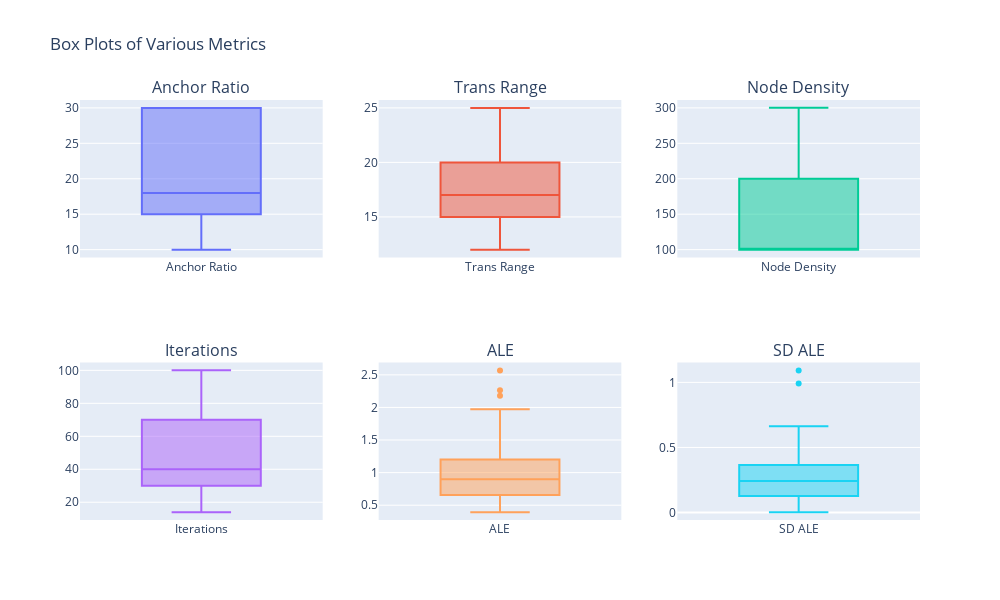

The cell this chart's notebook holds for it:
### Code cell
import plotly.express as px
from plotly.subplots import make_subplots
import plotly.graph_objects as go

# Create subplots: 2 rows and 3 columns
fig = make_subplots(rows=2, cols=3, 
                    subplot_titles=("Anchor Ratio", "Trans Range", "Node Density", 
                                    "Iterations", "ALE", "SD ALE"))

# Add each box plot to the subplot
fig.add_trace(go.Box(y=df['anchor_ratio'], name="Anchor Ratio"), row=1, col=1)
fig.add_trace(go.Box(y=df['trans_range'], name="Trans Range"), row=1, col=2)
fig.add_trace(go.Box(y=df['node_density'], name="Node Density"), row=1, col=3)
fig.add_trace(go.Box(y=df['iterations'], name="Iterations"), row=2, col=1)
fig.add_trace(go.Box(y=df['ale'], name="ALE"), row=2, col=2)
fig.add_trace(go.Box(y=df['sd_ale'], name="SD ALE"), row=2, col=3)

# Update layout for better appearance
fig.update_layout(title_text="Box Plots of Various Metrics", 
                  height=600, width=1000,
                  showlegend=False)  # Hide individual legends

# Show the figure
fig.show()

### Figure 1 — Plotly figure (JSON) as saved in the notebook; plotly's stock layout.template omitted (floating-point values rounded to 4 significant figures)
{"data": [{"name": "Anchor Ratio", "type": "box", "xaxis": "x", "y": [30, 15, 30, 15, 30, 22, 18, 10, 29, 20, 15, 18, 18, 30, 30, 22, 14, 15, 14, 15, 15, 15, 20, 30, 20, 27, 20, 15, 30, 14, 30, 30, 15, 30, 18, 15, 15, 14, 15, 20, 15, 10, 30, 15, 15, 30, 30, 30, 15, 30, 30, 22, 15, 15, 30, 28, 20, 18, 15, 26, 29, 30, 15, 14, 15, 30, 30, 14, 15, 15, 30, 30, 15, 20, 15, 15, 15, 15, 15, 15, 15, 30, 30, 30, 15, 30, 15, 22, 15, 22, 15, 14, 15, 15, 26, 15, 15, 30, 30, 30, 22, 14, 18, 14, 15, 20, 15], "yaxis": "y"}, {"name": "Trans Range", "type": "box", "xaxis": "x2", "y": [15, 15, 15, 20, 15, 18, 23, 25, 25, 20, 20, 23, 23, 15, 20, 18, 17, 15, 17, 20, 15, 20, 20, 15, 20, 12, 20, 15, 20, 17, 15, 15, 15, 15, 23, 15, 15, 17, 20, 20, 16, 25, 15, 20, 15, 15, 15, 20, 15, 20, 20, 18, 15, 20, 15, 15, 20, 23, 15, 25, 25, 20, 20, 17, 20, 20, 15, 17, 15, 15, 15, 15, 15, 20, 15, 20, 15, 15, 15, 15, 15, 20, 15, 15, 15, 15, 20, 18, 16, 18, 20, 17, 20, 20, 25, 20, 15, 15, 20, 15, 18, 17, 23, 17, 20, 20, 15], "yaxis": "y2"}, {"name": "Node Density", "type": "box", "xaxis": "x3", "y": [200, 100, 100, 100, 100, 100, 100, 200, 100, 100, 200, 100, 100, 200, 100, 100, 200, 100, 200, 100, 100, 100, 100, 200, 200, 300, 200, 100, 100, 200, 200, 100, 200, 200, 100, 300, 100, 200, 100, 200, 100, 200, 100, 200, 300, 200, 100, 100, 200, 100, 100, 100, 300, 200, 300, 100, 100, 100, 100, 300, 100, 100, 200, 200, 100, 100, 100, 200, 300, 300, 100, 300, 100, 200, 300, 100, 100, 200, 200, 100, 200, 100, 300, 100, 200, 100, 100, 100, 100, 100, 100, 200, 200, 200, 300, 200, 300, 200, 100, 300, 100, 200, 100, 200, 100, 100, 200], "yaxis": "y3"}, {"name": "Iterations", "type": "box", "xaxis": "x4", "y": [40, 70, 50, 20, 40, 24, 14, 15, 40, 30, 20, 16, 24, 70, 50, 18, 40, 60, 70, 40, 40, 70, 20, 50, 30, 34, 40, 100, 30, 80, 60, 100, 80, 80, 18, 80, 20, 50, 80, 20, 16, 25, 70, 40, 70, 20, 30, 100, 70, 40, 60, 36, 30, 50, 40, 16, 50, 22, 80, 21, 70, 90, 70, 20, 90, 20, 60, 100, 60, 20, 20, 50, 30, 50, 40, 30, 90, 30, 20, 50, 50, 80, 20, 80, 60, 90, 100, 30, 20, 42, 60, 90, 30, 80, 35, 60, 50, 30, 70, 30, 48, 30, 20, 60, 50, 40, 40], "yaxis": "y4"}, {"name": "ALE", "type": "box", "xaxis": "x5", "y": [0.7735, 0.9119, 0.8149, 1.435, 1.266, 1.457, 1.913, 1.433, 0.7774, 1.142, 0.6944, 1.537, 1.054, 0.6169, 1.306, 2.568, 0.8571, 1.361, 0.7611, 1.4, 0.9686, 1.237, 1.424, 0.6237, 0.6395, 0.5272, 0.5836, 0.8355, 0.8562, 0.6944, 0.6105, 0.8981, 0.5793, 0.584, 1.427, 0.49, 1.973, 0.8521, 0.987, 0.7776, 2.178, 0.7715, 1.231, 0.7545, 0.5387, 0.9553, 1.069, 0.7989, 0.7264, 0.9977, 1.089, 1.374, 0.5954, 0.7684, 0.394, 2.264, 1.102, 0.9821, 0.9385, 0.5936, 0.6561, 0.7033, 0.6265, 1.1, 1.088, 1.101, 0.959, 0.5874, 0.6443, 0.755, 1.72, 0.4452, 1.311, 0.5649, 0.6409, 1.367, 1.204, 0.9535, 1.021, 0.9339, 0.8945, 0.7451, 0.5429, 1.068, 0.6239, 1.068, 0.9788, 1.75, 1.371, 1.532, 1.166, 0.6546, 0.8733, 0.5106, 0.5141, 0.7772, 0.5915, 0.8244, 0.7364, 0.4508, 1.189, 0.991, 1.287, 0.8991, 1.171, 1.234, 0.6354], "yaxis": "y5"}, {"name": "SD ALE", "type": "box", "xaxis": "x6", "y": [0.2506, 0.4983, 0.2555, 0.3946, 0.3029, 0.4633, 0.4402, 0.235, 0.3515, 0.2302, 0.1081, 0.2477, 0.3126, 0.156, 0.3172, 0.6635, 0.2641, 0.6061, 0.09896, 0.3818, 0.522, 0.374, 0.4327, 0.1989, 0.1448, 0.09217, 0.113, 0.2794, 0.2492, 0.1095, 0.1565, 0.395, 0.1418, 0.1382, 0.3005, 0.09829, 1.092, 0.2424, 0.2729, 0.07935, 0.4733, 0.173, 0.2885, 0.1105, 0.07178, 0.2437, 0.2202, 0.2088, 0.2016, 0.1928, 0.3082, 0.3697, 0.09547, 0.1876, 0.0509, 0.6214, 0.3945, 0.1832, 0.4312, 0.04081, 0.1701, 0.155, 0.07199, 0.2011, 0.2871, 0.2778, 0.2477, 0.1206, 0.07902, 0.1309, 0.2562, 0.104, 0.992, 0.08706, 0.1022, 0.3875, 0.3495, 0.1852, 0.2482, 0.5979, 0.1603, 0.1664, 0.05111, 0.126, 0.1229, 0.4449, 0.3192, 0.5418, 0.4436, 0.4072, 0.3066, 0.09109, 0.2658, 0.0543, 0.003267, 0.1612, 0.08942, 0.3559, 0.09766, 0.07142, 0.3535, 0.1475, 0.3752, 0.2318, 0.372, 0.5998, 0.1398], "yaxis": "y6"}], "layout": {"annotations": [{"font": {"size": 16}, "showarrow": false, "text": "Anchor Ratio", "x": 0.1444, "xanchor": "center", "xref": "paper", "y": 1, "yanchor": "bottom", "yref": "paper"}, {"font": {"size": 16}, "showarrow": false, "text": "Trans Range", "x": 0.5, "xanchor": "center", "xref": "paper", "y": 1, "yanchor": "bottom", "yref": "paper"}, {"font": {"size": 16}, "showarrow": false, "text": "Node Density", "x": 0.8556, "xanchor": "center", "xref": "paper", "y": 1, "yanchor": "bottom", "yref": "paper"}, {"font": {"size": 16}, "showarrow": false, "text": "Iterations", "x": 0.1444, "xanchor": "center", "xref": "paper", "y": 0.375, "yanchor": "bottom", "yref": "paper"}, {"font": {"size": 16}, "showarrow": false, "text": "ALE", "x": 0.5, "xanchor": "center", "xref": "paper", "y": 0.375, "yanchor": "bottom", "yref": "paper"}, {"font": {"size": 16}, "showarrow": false, "text": "SD ALE", "x": 0.8556, "xanchor": "center", "xref": "paper", "y": 0.375, "yanchor": "bottom", "yref": "paper"}], "height": 600, "showlegend": false, "title": {"text": "Box Plots of Various Metrics"}, "width": 1000, "xaxis": {"anchor": "y", "domain": [0, 0.2889]}, "xaxis2": {"anchor": "y2", "domain": [0.3556, 0.6444]}, "xaxis3": {"anchor": "y3", "domain": [0.7111, 1]}, "xaxis4": {"anchor": "y4", "domain": [0, 0.2889]}, "xaxis5": {"anchor": "y5", "domain": [0.3556, 0.6444]}, "xaxis6": {"anchor": "y6", "domain": [0.7111, 1]}, "yaxis": {"anchor": "x", "domain": [0.625, 1]}, "yaxis2": {"anchor": "x2", "domain": [0.625, 1]}, "yaxis3": {"anchor": "x3", "domain": [0.625, 1]}, "yaxis4": {"anchor": "x4", "domain": [0, 0.375]}, "yaxis5": {"anchor": "x5", "domain": [0, 0.375]}, "yaxis6": {"anchor": "x6", "domain": [0, 0.375]}}}
